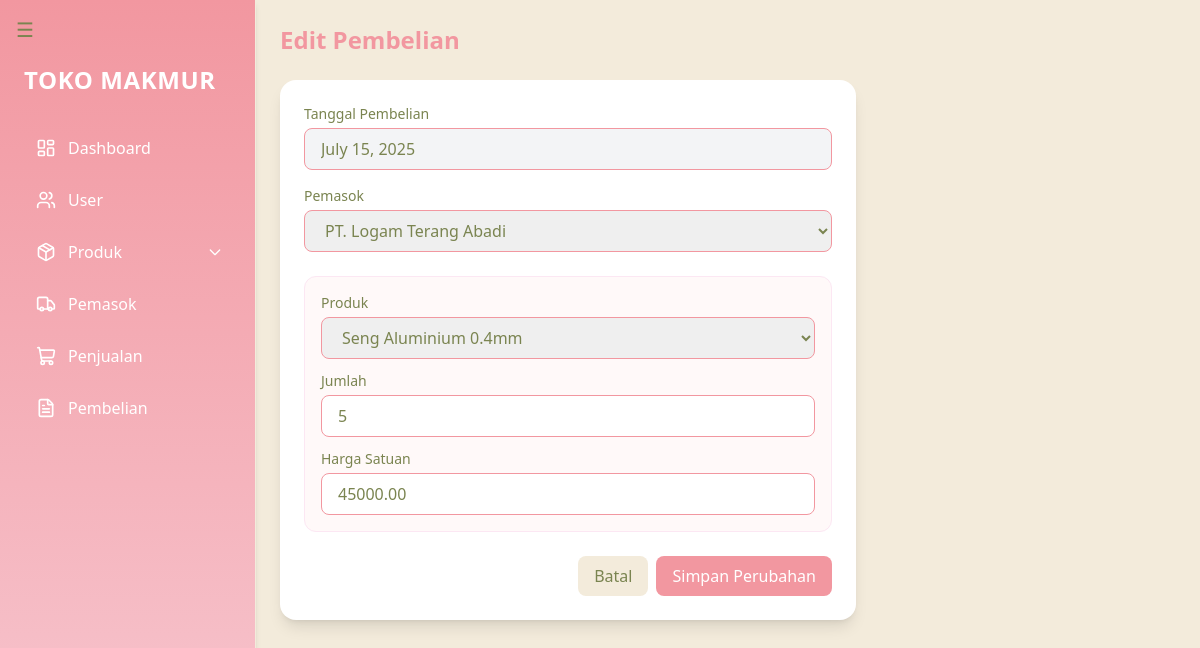
The app's page /pembelian/edit/48/ with its own data.
### produk/models.py (models this page shows, shortened)
class Pembelian(models.Model):
    tanggal = models.DateField(auto_now_add=True, verbose_name=_("Tanggal"))
    pemasok = models.ForeignKey(Pemasok, on_delete=models.CASCADE, verbose_name=_("Pemasok"))
    total = models.DecimalField(max_digits=12, decimal_places=2, verbose_name=_("Total"))
    class Meta:
        verbose_name = _("Pembelian")
        verbose_name_plural = _("Pembelian")

class Pemasok(models.Model):
    nama = models.CharField(max_length=100, verbose_name=_("Nama Pemasok"))
    kontak = models.CharField(max_length=100, verbose_name=_("Kontak"))
    alamat = models.TextField(verbose_name=_("Alamat"))
    class Meta:
        verbose_name = _("Pemasok")
        verbose_name_plural = _("Pemasok")

class DetailPembelian(models.Model):
    pembelian = models.ForeignKey(Pembelian, on_delete=models.CASCADE, related_name="detail_pembelian", verbose_name=_("Pembelian"))
    produk = models.ForeignKey(Produk, on_delete=models.CASCADE, verbose_name=_("Produk"))
    jumlah = models.PositiveIntegerField(verbose_name=_("Jumlah"))
    harga_satuan = models.DecimalField(max_digits=12, decimal_places=2, verbose_name=_("Harga Satuan"))
    class Meta:
        verbose_name = _("Detail Pembelian")
        verbose_name_plural = _("Detail Pembelian")

class Produk(models.Model):
    kode_produk = models.CharField(max_length=20, unique=True, verbose_name=_("Kode Produk"))
    nama = models.CharField(max_length=200, verbose_name=_("Nama Produk"))
    kategori = models.ForeignKey(KategoriProduk, on_delete=models.SET_NULL, null=True, verbose_name=_("Kategori"))
    satuan = models.ForeignKey(Satuan, on_delete=models.SET_NULL, null=True, verbose_name=_("Satuan"))
    stok = models.PositiveIntegerField(default=0, verbose_name=_("Stok"))
    harga_beli = models.DecimalField(max_digits=12, decimal_places=2, verbose_name=_("Harga Beli"))
    harga_jual = models.DecimalField(max_digits=12, decimal_places=2, verbose_name=_("Harga Jual"))
    pemasok = models.ForeignKey(Pemasok, on_delete=models.SET_NULL, null=True, verbose_name=_("Pemasok"))
    gambar = models.ImageField(upload_to="produk/", null=True, blank=True, verbose_name=_("Foto Produk"))
    class Meta:
        verbose_name = _("Produk")
        verbose_name_plural = _("Produk")

### produk/views.py (the view, shortened to what this page needs)
# urls.py: path('pembelian/edit/<int:id>/', views.edit_pembelian, name='edit_pembelian'),
def edit_pembelian(request, id):
    pembelian = get_object_or_404(Pembelian, id=id)
    pemasok = Pemasok.objects.all()
    produk_list = Produk.objects.all()
    detail_pembelian = pembelian.detail_pembelian.all()  # ✅ pakai related_name
    return render(request, 'produk/edit_pembelian.html', {
        'pembelian': pembelian,
        'pemasok': pemasok,
        'produk_list': produk_list,
        'detail_pembelian': detail_pembelian,
    })

### produk/templates/produk/edit_pembelian.html (shortened to what this page needs)
{% extends 'layouts.html' %}
{% load humanize %}
{% block content %}
<h2 class="text-2xl font-bold mb-6 text-[#F297A0]">Edit Pembelian</h2>
<form method="POST" class="bg-white p-6 rounded-2xl shadow-lg max-w-xl">
  <div class="mb-4">
    <label class="block text-sm font-medium text-[#7A8450] mb-1">Tanggal Pembelian</label>
    <input type="text" value="{{ pembelian.tanggal }}" disabled
           class="w-full px-4 py-2 bg-gray-100 border border-[#F297A0] rounded-lg">
  </div>
  <div class="mb-6">
    <label class="block text-sm font-medium text-[#7A8450] mb-1">Pemasok</label>
    <select name="pemasok_id" required
            class="w-full px-4 py-2 border border-[#F297A0] rounded-lg focus:outline-none focus:ring-2 focus:ring-[#F297A0]">
      {% for s in pemasok %}
        <option value="{{ s.id }}" {% if pembelian.pemasok.id == s.id %}selected{% endif %}>{{ s.nama }}</option>
      {% endfor %}
    </select>
  </div>
  {% for d in detail_pembelian %}
  <div class="mb-6 p-4 rounded-xl border border-pink-100 bg-[#FFF9F9]">
    <div class="mb-3">
      <label class="block text-sm font-medium text-[#7A8450] mb-1">Produk</label>
      <select name="produk_id[]" required
              class="w-full px-4 py-2 border border-[#F297A0] rounded-lg">
        {% for p in produk_list %}
          <option value="{{ p.id }}" {% if d.produk.id == p.id %}selected{% endif %}>{{ p.nama }}</option>
        {% endfor %}
      </select>
    </div>
    <div class="mb-3">
      <label class="block text-sm font-medium text-[#7A8450] mb-1">Jumlah</label>
      <input type="number" name="jumlah[]" value="{{ d.jumlah }}" min="1" required
             class="w-full px-4 py-2 border border-[#F297A0] rounded-lg">
    </div>
    <div>
      <label class="block text-sm font-medium text-[#7A8450] mb-1">Harga Satuan</label>
      <input type="number" name="harga_satuan[]" value="{{ d.harga_satuan }}" min="0" step="0.01" required
             class="w-full px-4 py-2 border border-[#F297A0] rounded-lg">
    </div>
  </div>
  {% endfor %}
  <div class="flex justify-end gap-2 mt-6">
    <a href="{% url 'daftar_pembelian' %}" class="px-4 py-2 bg-[#F3EBDB] text-[#7A8450] rounded-lg hover:bg-[#e4dccb] transition">Batal</a>
    <button type="submit" class="px-4 py-2 bg-[#F297A0] text-white rounded-lg hover:bg-[#e1858b] transition">Simpan Perubahan</button>
  </div>
</form>
{% endblock %}

### records on screen
Pembelian: tanggal "July 15, 2025", pemasok_id "PT. Logam Terang Abadi"
DetailPembelian: produk.nama "Seng Aluminium 0.4mm", jumlah "5", harga_satuan "45000.00"
